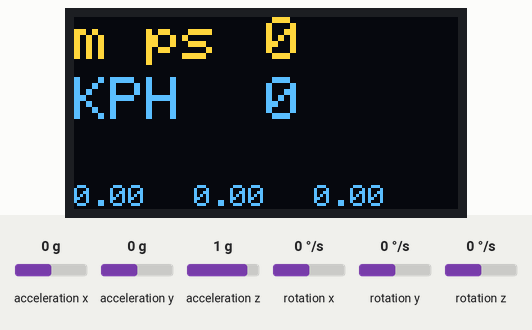
Recording of a sketch running on a simulated Arduino Uno, built with avr-gcc and run on an emulated ATmega328P. On the bench: 128×64 one-colour display. The inputs (shaded band) are chosen by the test bench; at power-on: rotation x 0 °/s, rotation y 0 °/s, rotation z 0 °/s, acceleration x 0 g, acceleration y 0 g, acceleration z 1 g. The OLED is the two-colour kind (top 16 rows yellow).

Above: at 6.2 s.
6.3 s: rotation x set to -192 °/s
At 7.2 s:
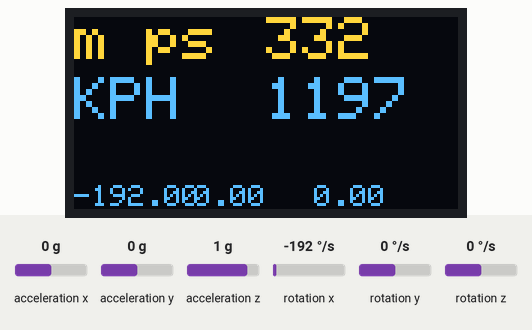
8.1 s: rotation y set to -192 °/s
At 9.4 s:
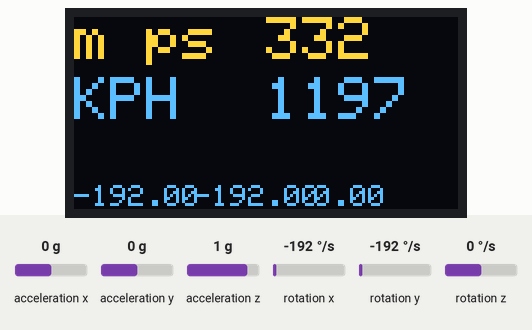
9.7 s: rotation z set to -192 °/s
At 10.7 s:
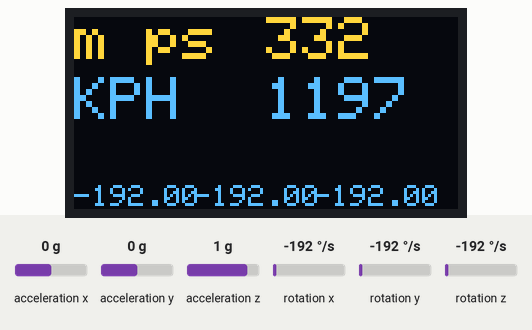
11.3 s: rotation x set to -100 °/s
At 11.9 s:
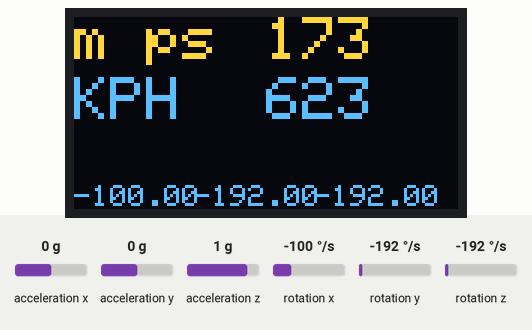
Timing chart, 0 to 13.9 s (numbered marks = the images above; inputs shaded):
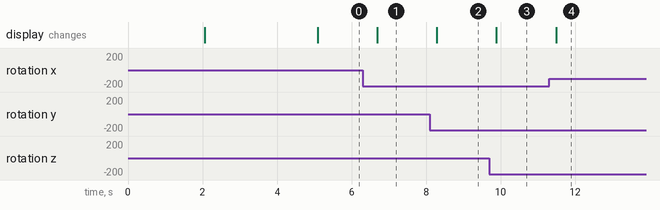

Measured:
- after the input at 6.3 s, the display: changes after 0.39 s (image 1)
- after the input at 8.1 s, the display: changes after 0.19 s (image 2)
- after the input at 9.7 s, the display: changes after 0.19 s (image 3)
- after the input at 11.3 s, the display: changes after 0.19 s (image 4)

The sketch:

GetAllGyroDataOLEDdisps.ino
```cpp
#include <MPU6050_tockn.h>
#include <Wire.h>
#include <Adafruit_GFX.h>
#include <Adafruit_SSD1306.h>

#define SCREEN_WIDTH 128 // OLED display width,  in pixels
#define SCREEN_HEIGHT 64 // OLED display height, in pixels

// declare an SSD1306 display object connected to I2C
Adafruit_SSD1306 oled(SCREEN_WIDTH, SCREEN_HEIGHT, &Wire, -1);


MPU6050 mpu6050(Wire);

long timer = 0;

void setup() {
  Serial.begin(9600);
  Wire.begin();


  // initialize OLED display with address 0x3C for 128x64
  if (!oled.begin(SSD1306_SWITCHCAPVCC, 0x3C)) {
    Serial.println(F("SSD1306 allocation failed"));
    while (true);
  }

  delay(2000);         // wait for initializing
  oled.clearDisplay(); // clear display

  oled.setTextSize(2);          // text size
  oled.setTextColor(WHITE);     // text color
  oled.setCursor(0, 0);        // position to display
  oled.println("Pls WAIT"); // text to display
  oled.setTextSize(1);          // text size
  oled.setCursor(0, 20);        // position to display
  oled.println("Hola Mundo!"); // text to display
  oled.setCursor(0, 30);        // position to display
  oled.println("Dia duit ar domhan!"); // text to display
  oled.setCursor(0, 40);        // position to display
  oled.println("Hola kilo!"); // text to display
  oled.setCursor(0, 50);        // position to display
  oled.println("Hello World!"); // text to display
  oled.display();               // show on OLED


  mpu6050.begin();

  mpu6050.calcGyroOffsets(true);
}

void loop() {
    loopSpeed();

}

void loopSpeed() {
  float gyroX;
  float gyroY;
  float gyroZ;

  mpu6050.update();

  if(millis() - timer > 500){


    oled.clearDisplay(); // clear display
    oled.setTextSize(2);          // text size
    oled.setTextColor(WHITE);     // text color


    gyroX = mpu6050.getGyroX();
    gyroY = mpu6050.getGyroY();
    gyroZ = mpu6050.getGyroZ();

    float mpsf = sqrt((gyroX * gyroX) + (gyroX * gyroX) + (gyroX * gyroX));
    int mps = mpsf;
    float kphf = mpsf * 60.0 * 60.0 /1000.0;
    int kph = kphf;

    oled.setCursor(0, 0);        // position to display
    oled.println("m ps"); // text to display
    oled.setCursor(64, 0);        // position to display
    oled.println(mps); // text to display

    oled.setCursor(0, 20);        // position to display
    oled.println("KPH"); // text to display
    oled.setCursor(64, 20);        // position to display
    oled.println(kph); // text to display

    oled.setTextSize(1);          // text size
    oled.setCursor(0, 56);        // position to display
    oled.println(gyroX); // text to display
    oled.setCursor(40, 56);        // position to display
    oled.println(gyroY); // text to display
    oled.setCursor(80, 56);        // position to display
    oled.println(gyroZ); // text to display

    oled.display();               // show on OLED
    timer = millis();


  }
}
void loopBig() {
  float angleX;
  float angleY;
  float angleZ;

  mpu6050.update();

  if(millis() - timer > 500){


    oled.clearDisplay(); // clear display
    oled.setTextSize(2);          // text size
    oled.setTextColor(WHITE);     // text color

    oled.setCursor(0, 0);        // position to display
    oled.println("Pitch"); // text to display
    oled.setCursor(64, 0);        // position to display
    oled.println(mpu6050.getAngleX()); // text to display


    oled.setTextSize(1);          // text size

    oled.setCursor(0, 20);        // position to display
    oled.println("Roll"); // text to display
    oled.setCursor(38, 20);        // position to display
    oled.println(mpu6050.getAngleY()); // text to display


    oled.setCursor(0, 32);        // position to display
    oled.println("Hdg"); // text to display
    oled.setCursor(38, 32);        // position to display
    oled.println(mpu6050.getAngleZ()); // text to display


    oled.setCursor(0, 45);        // position to display
    oled.println(mpu6050.getAccX()); // text to display
    oled.setCursor(43, 45);        // position to display
    oled.println(mpu6050.getAccY()); // text to display
    oled.setCursor(86, 45);        // position to display
    oled.println(mpu6050.getAccZ()); // text to display

    oled.setCursor(0, 55);        // position to display
    oled.println(mpu6050.getGyroX()); // text to display
    oled.setCursor(43, 55);        // position to display
    oled.println(mpu6050.getGyroY()); // text to display
    oled.setCursor(86, 55);        // position to display
    oled.println(mpu6050.getGyroZ()); // text to display

    oled.display();               // show on OLED
    timer = millis();


  }

}
```
